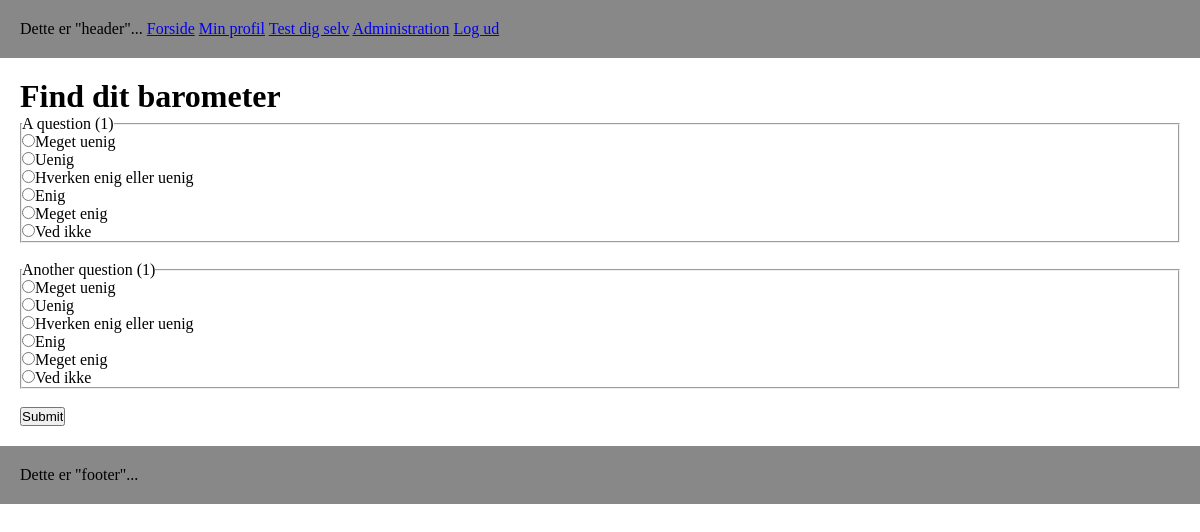
Page /quiz/takeQuiz/1 (signed in) on the earlier database version.
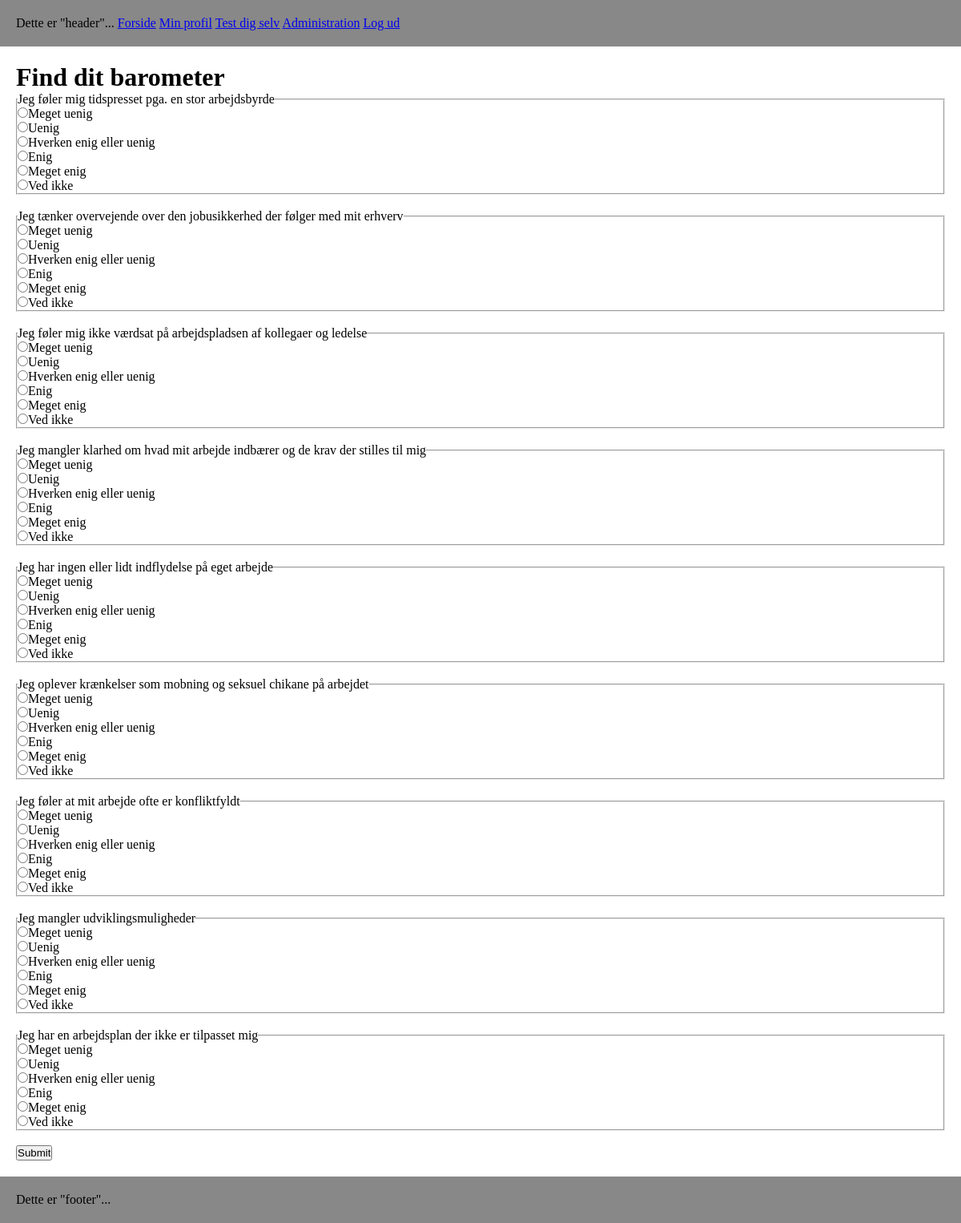
Same page on the later database version.
### tables this page shows
CREATE TABLE `questions` (
  `id` int(9) NOT NULL,
  `quizzes_id` int(9) NOT NULL,
  `question` varchar(255) NOT NULL
);

### core/View.php (called while the page is built, shortened)
<?php
class View
{
    public function render($view)
    {
        require 'views/header.php';
        require "views/" . $view . ".php";
        require 'views/footer.php';
    }
}

### controllers/quiz.php (called while the page is built, shortened)
<?php
class Quiz extends Controller
{
    public function takeQuiz($id)
    {
        $this->view->takeQuiz = $this->model->takeQuiz($id);
        $this->view->render("quiz/takeQuiz");
    }
}

### index.php (called while the page is built, shortened)
<?php
require "core\Model.php";
require "core\View.php";
require "core\Controller.php";
$app = new Bootstrap();

### core/Model.php (called while the page is built)
<?php
class Model
{
    public function __construct()
    {
        $this->database = new Database();
    }
}

### models/quizModel.php (called while the page is built, shortened)
<?php
class QuizModel extends Model
{
    public function takeQuiz($id)
    {
        $dbh = $this->database->prepare("SELECT id, question FROM questions WHERE quizzes_id = :quizzes_id");
        $dbh->execute(array(
            ':quizzes_id' => $id
        ));
        $data = $dbh->fetchAll();
        return $data;
    }
}

### core/Controller.php (called while the page is built, shortened)
<?php
class Controller
{
    public function loadModel($file)
    {
        $path = "models/" . $file . "Model.php";
        if(file_exists($path)) {
            require "models/" . $file . "Model.php";
            $this->model = new $modelName();
        }
    }
}

### views/quiz/takeQuiz.php (the view)
<h1>Find dit barometer</h1>
<form action="<?php echo URL;?>quiz/saveResult/" method="post">
<?php
foreach($this->takeQuiz as $key => $value) {
    echo '<fieldset id="'.$value['id'].'">';
    echo '<legend>'.$value['question'].'</legend>';
    echo '<input type="radio" value="1" name="'.$value['id'].'">Meget uenig<br>';
    echo '<input type="radio" value="2" name="'.$value['id'].'">Uenig<br>';
    echo '<input type="radio" value="3" name="'.$value['id'].'">Hverken enig eller uenig<br>';
    echo '<input type="radio" value="4" name="'.$value['id'].'">Enig<br>';
    echo '<input type="radio" value="5" name="'.$value['id'].'">Meget enig<br>';
    echo '<input type="radio" value="0" name="'.$value['id'].'">Ved ikke<br>';
    echo '</fieldset>';
    echo '<br>';
}
?>
<input type="submit">
</form>

Differences in the rows shown:
changed questions: question "A question (1)" → "Jeg føler mig tidspresset pga. en stor arbejdsbyrde"
changed questions: question "Another question (1)" → "Jeg tænker overvejende over den jobusikkerhed der følger med mit erhverv"
now on this page (row edited): questions: question "Jeg føler mig ikke værdsat på arbejdspladsen af kollegaer og ledelse"
now on this page (row edited): questions: question "Jeg mangler klarhed om hvad mit arbejde indbærer og de krav der stilles til mig"
added questions: question "Jeg har ingen eller lidt indflydelse på eget arbejde"
added questions: question "Jeg oplever krænkelser som mobning og seksuel chikane på arbejdet"
added questions: question "Jeg føler at mit arbejde ofte er konfliktfyldt"
added questions: question "Jeg mangler udviklingsmuligheder"
added questions: question "Jeg har en arbejdsplan der ikke er tilpasset mig"
